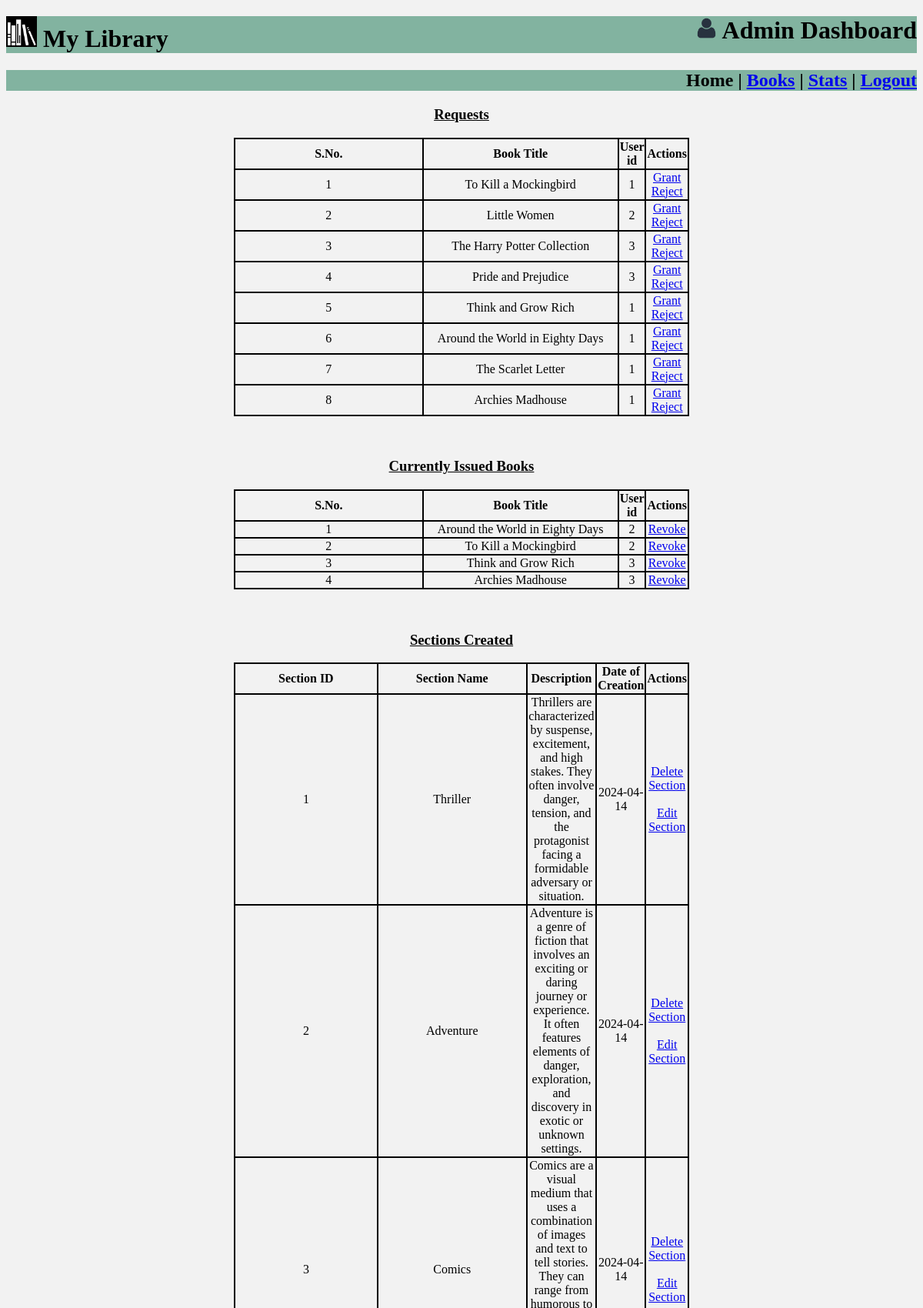
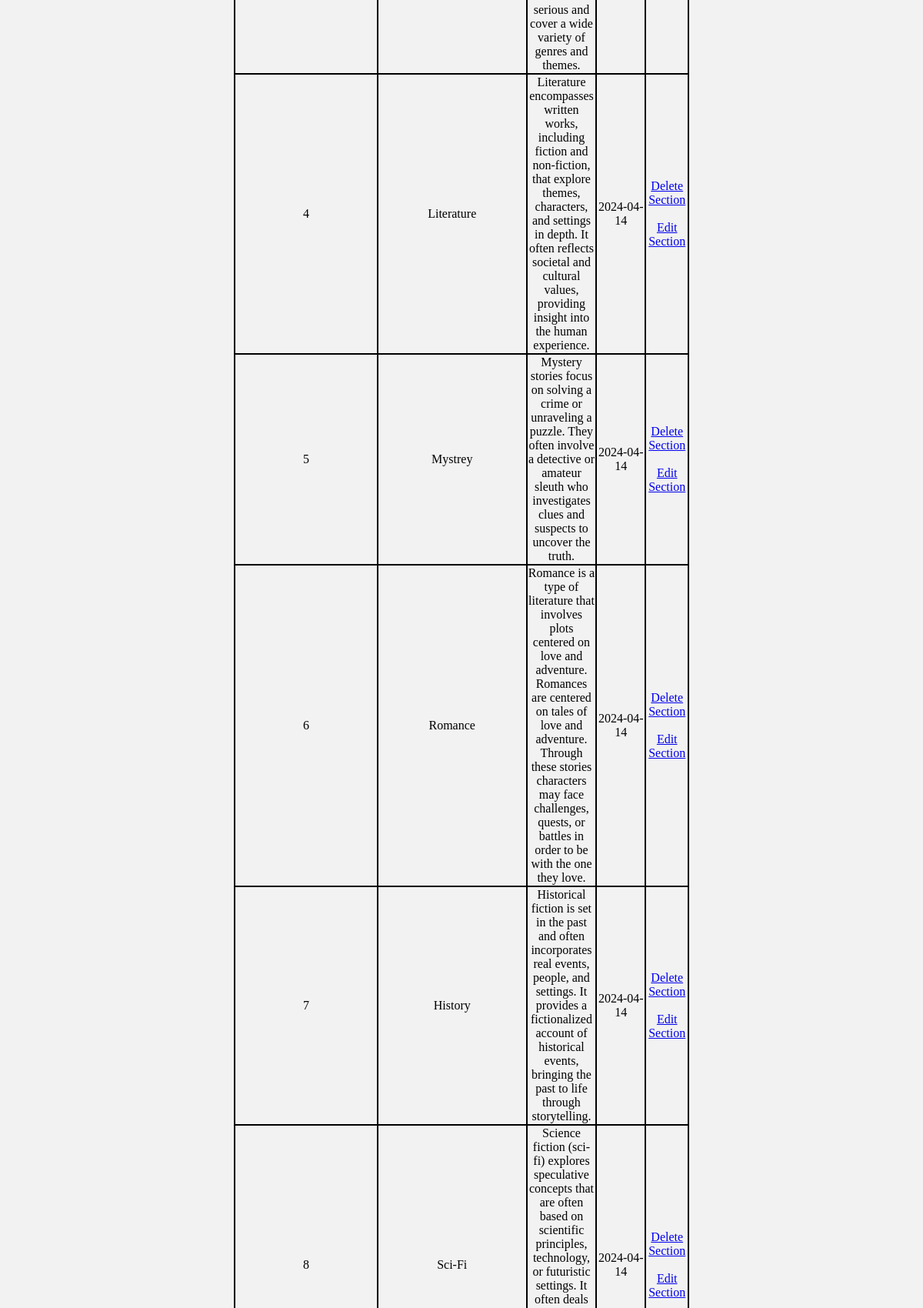
Page /admin_dashboard (upper part) on the committed database (2 pictures, top to bottom).
### app.py (models this page shows)
class Requests(db.Model):
    Request_id=db.Column(db.Integer,primary_key=True,autoincrement=True)
    Book_title=db.Column(db.String,db.ForeignKey(Books.Title),nullable=False)
    User_id=db.Column(db.String, db.ForeignKey(User.User_id), nullable=False)
    parent1 = db.relationship("Books", back_populates="children1")
    parent2 = db.relationship("User", back_populates="children1")

class Books(db.Model):
    Book_id=db.Column(db.Integer,primary_key=True,autoincrement=True)
    Title=db.Column(db.String,nullable=False,unique=True)
    Content=db.Column(db.LargeBinary,nullable=False)
    Authors=db.Column(db.String,nullable=False)
    Section=db.Column(db.String,db.ForeignKey(Section.Name),nullable=False)
    Cover=db.Column(db.String,unique=True)
    Pages=db.Column(db.Integer,nullable=False)
    children1 = db.relationship("Requests", back_populates="parent1", cascade="all, delete-orphan")
    children2 = db.relationship("Issued", back_populates="parent1", cascade="all, delete-orphan")
    children3 = db.relationship("Payments", back_populates="parent1", cascade="all, delete-orphan")
    children4 = db.relationship("Returned", back_populates="parent1", cascade="all, delete-orphan")
    children5 = db.relationship("Ratings", back_populates="parent1", cascade="all, delete-orphan")
    children6 = db.relationship("Reject", back_populates="parent1", cascade="all, delete-orphan")
    parent = db.relationship("Section", back_populates="children1")

class Section(db.Model):
    Sec_id=db.Column(db.Integer,primary_key=True,autoincrement=True)
    Name=db.Column(db.String,nullable=False,unique=True)
    Description=db.Column(db.String,nullable=False,unique=True)
    Date_of_creation = db.Column(db.Date, nullable=False)
    children1 = db.relationship("Books", back_populates="parent", cascade="all, delete-orphan")

### app.py (the view)
@app.route('/admin_dashboard',methods=['GET','POST'])
def lib_dashb():
    if request.method=='GET':
        reqs=Requests.query.all()
        issued_books=Issued.query.all()
        issues=[]
        for i in issued_books:
            b_title=Books.query.filter_by(Book_id=i.Book_id).first().Title
            issues.append({"Book Title":b_title,"User_id":i.User_id})
        revoke=[]
        for i in issued_books:
            if(i.Return_date<date.today()):
                b_title=Books.query.filter_by(Book_id=i.Book_id).first().Title
                revoke.append({"Book Title":b_title,"User_id":i.User_id})
        sections=Section.query.all()
        return render_template("admin_dashboard.html",requests=reqs,revoke=revoke,sections=sections,issues=issues)

### templates/admin_dashboard.html (shortened to what this page needs)
<!DOCTYPE html>
<html lang="en">
    <head>
        <link rel="stylesheet" href="/static/admin_style.css" >
    </head>
    <body>
        <h1 style="text-align: left;">
            <img src="/static/app-logo.png" height="40px" width="40px">  My Library
            <span style="float: right;"><img src="/static/account-icon.png" height="27px" width="27px"> Admin Dashboard</span>
        </h1>
        <h2><span title="Find all requested and issued books here."> Home</span> | <a href="/admin_books"><span title="Find all available books here"> Books</span></a> | <a href="/admin_stats"><span title="See the overall performance of the library">Stats</span></a> | <a href="/"><span title="Logout"> Logout</span></a></h2>
        <div>
            <h3 style="text-align: center;"><u>Requests</u></h3>
            {% if requests|length==0 %}
            <p style="text-align: center; font-size: 15px;">There are no requests.</p>
            {% else %}
            <table>
                <thead>
                    <tr>
                        <th>S.No.</th>
                        <th>Book Title</th>
                        <th>User id</th>
                        <th>Actions</th>
                    </tr>
                </thead>
                <tbody>
                    {% for i in requests %}
                    <tr>
                        <td>{{loop.index}}</td>
                        <td>{{i.Book_title}}</td>
                        <td>{{i.User_id}}</td>
                        <td><a href="/grant/{{i.Book_title}}/{{i.User_id}}">Grant</a> <a href="/reject/{{i.Book_title}}/{{i.User_id}}">Reject</a> </td>
                    </tr>
                    {% endfor %}
                </tbody>
            </table>
            {% endif %}
        </div>
        <br>
        <br>
        <div>
        <h3 style="text-align: center;"><u>Currently Issued Books</u></h3>
            {% if issues|length==0 %}
            <p style="text-align: center; font-size: 15px;">No books issued to any user currently!</p>
            {% else %}
            <table>
                <thead>
                    <tr>
                        <th>S.No.</th>
                        <th>Book Title</th>
                        <th>User id</th>
                        <th>Actions</th>
                    </tr>
                </thead>
                <tbody>
                    {% for i in issues %}
                    <tr>
                        <td>{{loop.index}}</td>
                        <td>{{i["Book Title"]}}</td>
                        <td>{{i["User_id"]}}</td>
                        <td><a href='/revoke/{{i["Book Title"]}}/{{i["User_id"]}}'>Revoke</a></td>
                    </tr>
                    {% endfor %}
                </tbody>
            </table>
            {% endif %}
        </div>
        <br><br>
        <div><h3 style="text-align: center;"><u>Sections Created</u></h3>
            {% if sections|length==0 %}
            <p style="text-align: center; font-size: 15px;">No sections created yet. <a href="/add_section"> Add Section now!</a></p>
            {% else %}
            <table>
                <thead>
                    <tr>
                        <th>Section ID</th>
                        <th>Section Name</th>
                        <th>Description</th>
                        <th>Date of Creation</th>
                        <th>Actions</th>
                    </tr>
                </thead>
                <tbody>
                    {% for i in sections %}
                    <tr>
                        <td>{{i.Sec_id}}</td>
                        <td>{{i.Name}}</td>
                        <td>{{i.Description}}</td>
                        <td>{{i.Date_of_creation}}</td>
                        <td><a href='/delete/{{i.Name}}'>Delete Section</a><br><br> <a href='/edit/{{i.Name}}'>Edit Section</a>
                    </tr>
                    {% endfor %}
                </tbody>
            </table>
            {% endif %}
        </div>
    </body>
</html>

### static/admin_style.css (style rules this page uses)
h1 { background-color: #82b3a0; }
h2 { text-align: right; background-color:#82b3a0; }
table,th,td { margin: auto; text-align: center; width: 50%; border:2px solid black; border-collapse:collapse; }
body { background-color: #f2f2f2; }

### rows in the picture
Requests: Book_title "To Kill a Mockingbird", User_id "1"
Requests: Book_title "Little Women", User_id "2"
Requests: Book_title "The Harry Potter Collection", User_id "3"
Requests: Book_title "Pride and Prejudice", User_id "3"
Requests: Book_title "Think and Grow Rich", User_id "1"
Requests: Book_title "Around the World in Eighty Days", User_id "1"
Requests: Book_title "The Scarlet Letter", User_id "1"
Requests: Book_title "Archies Madhouse", User_id "1"
Books: Title "Around the World in Eighty Days", User_id "2"
Books: Title "To Kill a Mockingbird", User_id "2"
Books: Title "Think and Grow Rich", User_id "3"
Books: Title "Archies Madhouse", User_id "3"
Section: Sec_id "1", Name "Thriller", Description "Thrillers are characterized by suspense, excitement, and high stakes. They often involve danger, tension, and the protagonist facing a formidable adversary or situation.", Date_of_creation "2024-04-14"
Section: Sec_id "2", Name "Adventure", Description "Adventure is a genre of fiction that involves an exciting or daring journey or experience. It often features elements of danger, exploration, and discovery in exotic or unknown settings.", Date_of_creation "2024-04-14"
Section: Sec_id "3", Name "Comics", Description "Comics are a visual medium that uses a combination of images and text to tell stories. They can range from humorous to serious and cover a wide variety of genres and themes.", Date_of_creation "2024-04-14"
Section: Sec_id "4", Name "Literature", Description "Literature encompasses written works, including fiction and non-fiction, that explore themes, characters, and settings in depth. It often reflects societal and cultural values, providing insight into the human experience.", Date_of_creation "2024-04-14"
Section: Sec_id "5", Name "Mystrey", Description "Mystery stories focus on solving a crime or unraveling a puzzle. They often involve a detective or amateur sleuth who investigates clues and suspects to uncover the truth.", Date_of_creation "2024-04-14"
Section: Sec_id "6", Name "Romance", Description "Romance is a type of literature that involves plots centered on love and adventure. Romances are centered on tales of love and adventure. Through these stories characters may face challenges, quests, or battles in order to be with the one they love.", Date_of_creation "2024-04-14"
Section: Sec_id "7", Name "History", Description "Historical fiction is set in the past and often incorporates real events, people, and settings. It provides a fictionalized account of historical events, bringing the past to life through storytelling.", Date_of_creation "2024-04-14"
Section: Sec_id "8", Name "Sci-Fi", Date_of_creation "2024-04-14"
